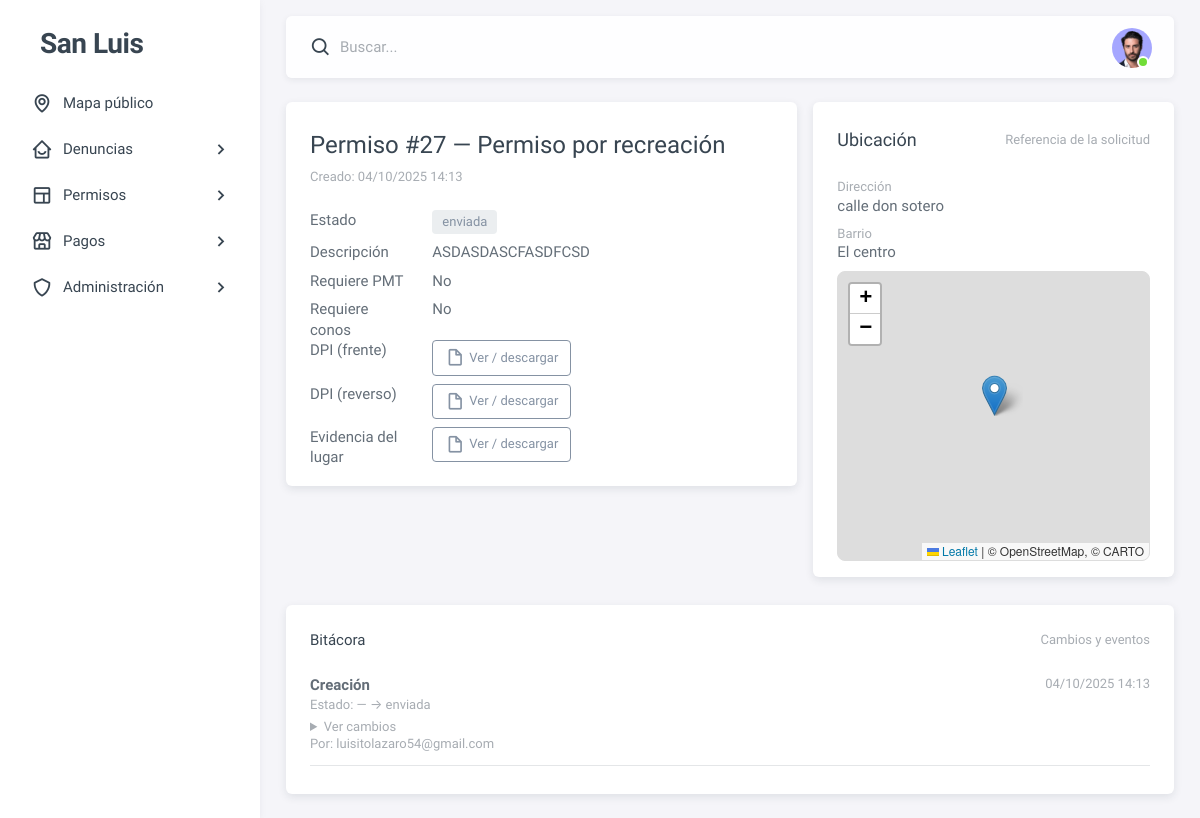
Page /permisos/27/ (signed in) on the earlier database version.
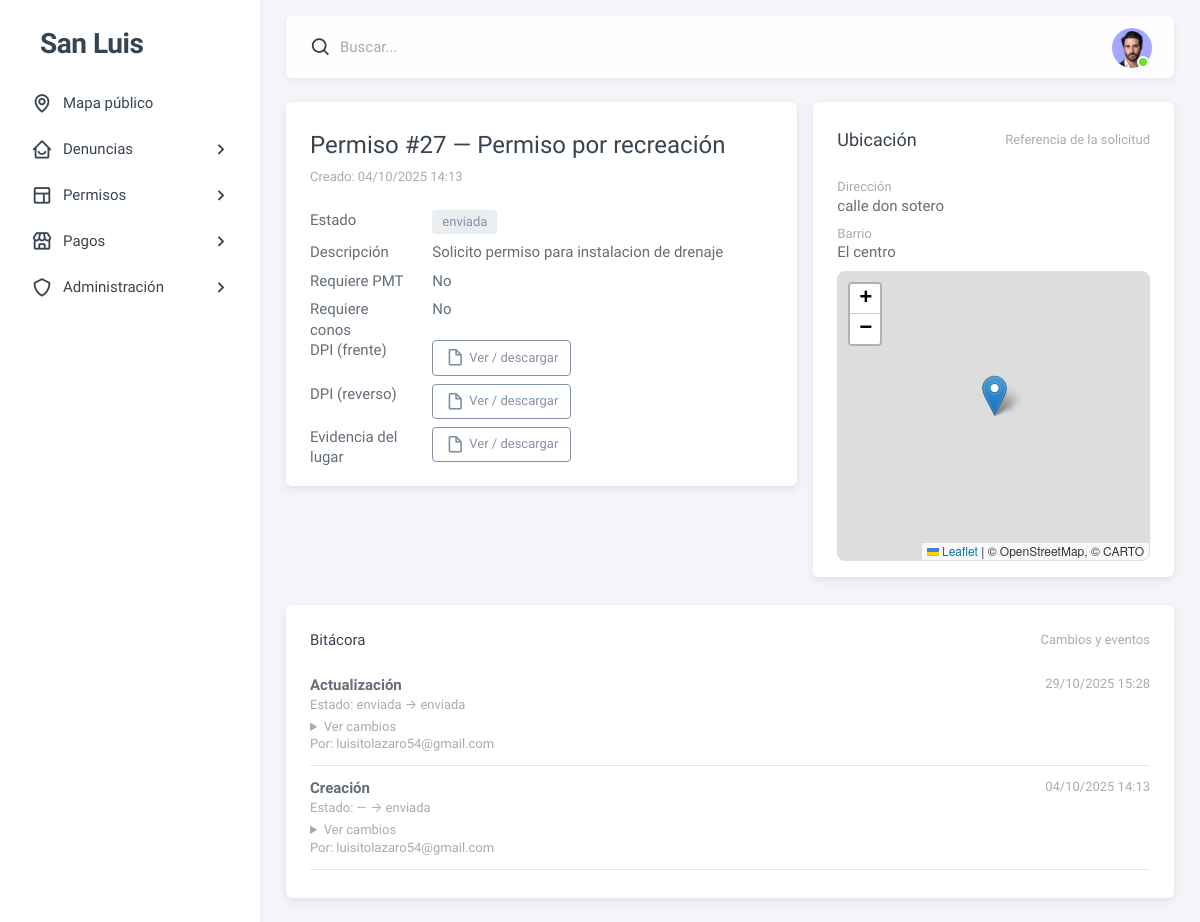
Same page on the later database version.
### dashboard/models.py (models this page shows, shortened)
class Permiso(models.Model):
    ESTADOS = [
        ('enviada', 'Enviada'),
        ('revisada', 'Revisada'),
        ('aceptada', 'Aceptada'),
        ('en proceso', 'En proceso'),
        ('finalizada', 'Finalizada'),
    ]
    usuario = models.ForeignKey(settings.AUTH_USER_MODEL, on_delete=models.SET_NULL, null=True, blank=True)
    ubicacion = models.ForeignKey('Ubicacion', on_delete=models.SET_NULL, null=True, blank=True)
    tipo_permiso = models.ForeignKey('TipoPermiso', on_delete=models.PROTECT)
    descripcion = models.TextField(blank=True, default='')
    dpi_frente = models.FileField(upload_to='permisos/dpi/', null=True, blank=True)
    dpi_reverso = models.FileField(upload_to='permisos/dpi/', null=True, blank=True)
    evidencia_lugar = models.FileField(upload_to='permisos/evidencia_lugar/', null=True, blank=True)
    observaciones = models.TextField(blank=True, default='')
    requiere_pmt = models.BooleanField(default=False)
    requiere_conos = models.BooleanField(default=False)
    estado = models.CharField(max_length=20, choices=ESTADOS, default='enviada')
    visible_en_mapa = models.BooleanField(default=False)
    aceptacion_nota = models.TextField(blank=True, default='')
    permiso_adjunto = models.FileField(upload_to='permisos/adjuntos/', null=True, blank=True)
    aceptado_por = models.ForeignKey(
        settings.AUTH_USER_MODEL, on_delete=models.SET_NULL,
        null=True, blank=True, related_name='permisos_aceptados'
    )
    creado_en = models.DateTimeField(auto_now_add=True)
    comienza_en = models.DateTimeField()
    termina_en  = models.DateTimeField()
    finalizado_en = models.DateTimeField(null=True, blank=True)
    class Meta:
        indexes = [
            models.Index(fields=['estado']),
            models.Index(fields=['creado_en']),
        ]

class BitacoraPermiso(models.Model):
    permiso = models.ForeignKey('Permiso', on_delete=models.CASCADE, related_name='bitacoras')
    usuario = models.ForeignKey(settings.AUTH_USER_MODEL, on_delete=models.SET_NULL, null=True, blank=True)
    accion = models.TextField()
    estado_anterior = models.CharField(max_length=20, blank=True, default="")
    estado_nuevo = models.CharField(max_length=20, blank=True, default="")
    cambios = models.JSONField(default=dict, blank=True)     # {"campo": ["antes","despues"]}
    actor = models.CharField(max_length=20, choices=ACTOR_CHOICES, blank=True, default="")
    ip = models.CharField(max_length=45, blank=True, default="")
    user_agent = models.TextField(blank=True, default="")
    fecha = models.DateTimeField(auto_now_add=True)
    class Meta:
        indexes = [
            models.Index(fields=['fecha']),
        ]

class Usuario(AbstractBaseUser, PermissionsMixin):
    TIPO_USUARIO_CHOICES = [
        ('ciudadano', 'Ciudadano'),
        ('administrador', 'Administrador'),
    ]
    nombre = models.CharField(max_length=100)
    apellido = models.CharField(max_length=100)
    correo = models.EmailField(unique=True, max_length=150)
    telefono = models.CharField(max_length=20, blank=True, null=True)
    es_activo = models.BooleanField(default=False)
    token_activacion = models.UUIDField(default=uuid.uuid4, editable=False)
    token_creado_en = models.DateTimeField(default=timezone.now)  # Fecha para validar 24h
    tipo_usuario = models.CharField(max_length=20, choices=TIPO_USUARIO_CHOICES, default='ciudadano')
    creado_en = models.DateTimeField(auto_now_add=True)
    is_staff = models.BooleanField(default=False)
    USERNAME_FIELD = 'correo'
    REQUIRED_FIELDS = ['nombre', 'apellido', 'telefono']
    objects = UsuarioManager()

class TipoPermiso(models.Model):
    nombre = models.CharField(max_length=100, unique=True)

class Ubicacion(models.Model):
    latitud = models.DecimalField(max_digits=10, decimal_places=8, null=True, blank=True)
    longitud = models.DecimalField(max_digits=11, decimal_places=8, null=True, blank=True)
    direccion = models.TextField(blank=True, null=True)
    barrio = models.ForeignKey(Barrio, null=True, blank=True, on_delete=models.SET_NULL)

class Barrio(models.Model):
    nombre = models.CharField(max_length=100, unique=True)

### dashboard/views/user.py (the view)
# urls.py: path("permisos/<int:pk>/", user.permiso_detalle, name="permiso_detalle"),
@login_required(login_url="login")
def permiso_detalle(request, pk):
    p = get_object_or_404(
        Permiso.objects.select_related("tipo_permiso", "ubicacion__barrio").prefetch_related("bitacoras"),
        pk=pk,
        usuario=request.user,
    )
    bitacoras = sorted(p.bitacoras.all(), key=lambda b: b.fecha, reverse=True)
    return render(request, "user/permiso_detalle.html", {"p": p, "bitacoras": bitacoras})

### dashboard/templates/user/permiso_detalle.html (shortened to what the changed rows need)
{% extends "user/index.html" %}
{% load static %}
{% block content %}
<div class="row g-4">
  <div class="col-12 col-xl-7">
    <div class="card mb-4">
      <div class="card-header d-flex align-items-center justify-content-between">
        <div>
          <h4 class="mb-1">
            Permiso #{{ p.id }}
            {% if p.tipo_permiso %}— {{ p.tipo_permiso.nombre }}{% endif %}
          </h4>
          <div class="text-muted small">
            Creado: {{ p.creado_en|date:"d/m/Y H:i" }}
          </div>
        </div>
      </div>
      <div class="card-body">
        <dl class="row mb-0">
          <dt class="col-sm-4 col-lg-3">Estado</dt>
          <dd class="col-sm-8 col-lg-9">
            <span class="badge
                {% if p.estado == 'finalizada' %}bg-label-success
                {% elif p.estado == 'en proceso' %}bg-label-warning
                {% elif p.estado == 'revisada' or p.estado == 'aceptada' %}bg-label-info
                {% else %}bg-label-secondary{% endif %}">
              {{ p.estado|default_if_none:"—" }}
            </span>
          </dd>
          <dt class="col-sm-4 col-lg-3">Descripción</dt>
          <dd class="col-sm-8 col-lg-9">{{ p.descripcion|default_if_none:"—"|linebreaksbr }}</dd>
          <dt class="col-sm-4 col-lg-3">Requiere PMT</dt>
          <dd class="col-sm-8 col-lg-9">{{ p.requiere_pmt|yesno:"Sí,No" }}</dd>
          <dt class="col-sm-4 col-lg-3">Requiere conos</dt>
          <dd class="col-sm-8 col-lg-9">{{ p.requiere_conos|yesno:"Sí,No" }}</dd>
          <dt class="col-sm-4 col-lg-3">DPI (frente)</dt>
          <dd class="col-sm-8 col-lg-9">
            {% if p.dpi_frente %}
            <a class="btn btn-sm btn-outline-secondary" href="{{ p.dpi_frente.url }}" target="_blank" rel="noopener">
            </a>
            {% else %}
            <span class="text-muted">No adjunto</span>
            {% endif %}
          </dd>
          <dt class="col-sm-4 col-lg-3">DPI (reverso)</dt>
          <dd class="col-sm-8 col-lg-9">
            {% if p.dpi_reverso %}
            <a class="btn btn-sm btn-outline-secondary" href="{{ p.dpi_reverso.url }}" target="_blank" rel="noopener">
            </a>
            {% else %}
            <span class="text-muted">No adjunto</span>
            {% endif %}
          </dd>
          <dt class="col-sm-4 col-lg-3">Evidencia del lugar</dt>
          <dd class="col-sm-8 col-lg-9">
            {% if p.evidencia_lugar %}
            <a class="btn btn-sm btn-outline-secondary" href="{{ p.evidencia_lugar.url }}" target="_blank"
              rel="noopener">
            </a>
            {% else %}
            <span class="text-muted">No adjunto</span>
            {% endif %}
          </dd>
        </dl>
      </div>
    </div>
  </div>
  <div class="col-12 col-xl-5">
    <div class="card mb-4">
      <div class="card-body">
        {% if p.ubicacion %}
        <div class="mb-2">
          <small class="text-muted d-block">Dirección</small>
          <div>{{ p.ubicacion.direccion|default_if_none:"—" }}</div>
        </div>
        <div class="mb-2">
          <small class="text-muted d-block">Barrio</small>
          <div>
            {% if p.ubicacion.barrio %}{{ p.ubicacion.barrio.nombre }}{% else %}—{% endif %}
          </div>
        </div>
        {% if p.ubicacion.latitud and p.ubicacion.longitud %}
        <div id="mapa-detalle-permiso" style="height: 290px; border-radius:.5rem; border:1px solid #ddd;"></div>
        {% else %}
        <div class="text-muted">Sin coordenadas.</div>
        {% endif %}
        {% else %}
        <div class="text-muted">Sin ubicación registrada.</div>
        {% endif %}
      </div>
    </div>
  </div>
</div>
<div class="card mt-3">
  <div class="card-body">
    {% if bitacoras %}
      <ul class="list-unstyled mb-0">
        {% for b in bitacoras %}
          <li class="mb-3 pb-3 border-bottom">
            <div class="d-flex justify-content-between">
              <strong>{{ b.accion }}</strong>
              <small class="text-muted">{{ b.fecha|date:"d/m/Y H:i" }}</small>
            </div>
            {% if b.estado_anterior or b.estado_nuevo %}
              <div class="small text-muted">
                Estado: {{ b.estado_anterior|default:"—" }} → {{ b.estado_nuevo|default:"—" }}
              </div>
            {% endif %}
            {% if b.cambios is not None %}
              {% with elid='cambios_'|add:b.id|stringformat:"s" %}
                <details class="mt-1">
                  <summary class="small text-muted">Ver cambios</summary>
                </details>
              {% endwith %}
            {% endif %}
            {% if b.usuario %}
              <div class="small text-muted">Por: {{ b.usuario.correo }}</div>
            {% endif %}
          </li>
        {% endfor %}
      </ul>
    {% else %}
      <div class="text-muted">Aún no hay eventos.</div>
    {% endif %}
  </div>
</div>
{% if p.ubicacion and p.ubicacion.latitud and p.ubicacion.longitud %}
  <link rel="stylesheet" href="https://unpkg.com/leaflet@1.9.4/dist/leaflet.css">
{% endif %}
{% endblock %}

Differences in the rows shown:
changed Permiso "No": descripcion "ASDASDASCFASDFCSD" → "Solicito permiso para instalacion de drenaje"
added BitacoraPermiso: accion "Actualización", fecha "29/10/2025 15:28", estado_anterior "enviada", estado_nuevo "enviada", usuario.correo "luisitolazaro54@gmail.com"
